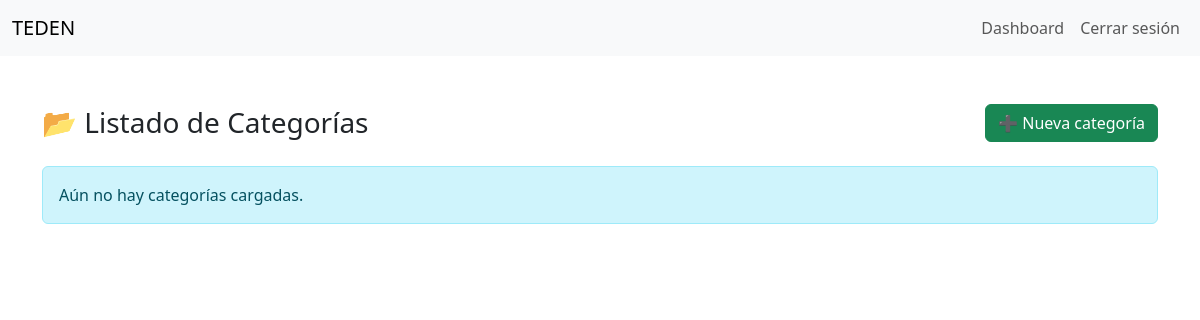
The app's page /products/categories/ (signed in), older data.
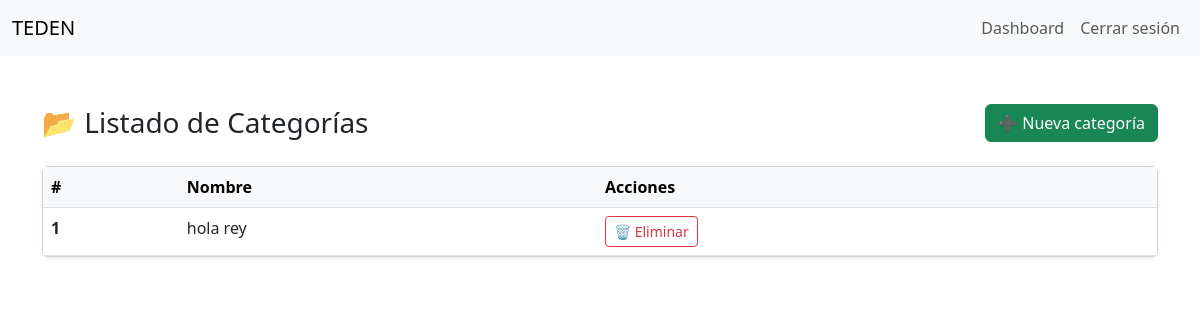
The same page, newer data.
### products/models.py (models this page shows, shortened)
class Category(models.Model):
    name = models.CharField(max_length=100, unique=True)

### products/views.py (the view)
# urls.py: path('categories/', views.category_list, name='category_list'),
@login_required
def category_list(request):
    if request.user.role != 'seller':
        return redirect('dashboard')
    categories = Category.objects.all()
    return render(request, 'products/category_list.html', {'categories': categories})

### products/templates/products/category_list.html (shortened to what this page needs)
{% extends 'users/base.html' %}
{% block content %}
<div class="container mt-5">
  <div class="d-flex justify-content-between align-items-center mb-4">
    <h3 class="mb-0">📂 Listado de Categorías</h3>
    <a href="{% url 'add_category' %}" class="btn btn-success">➕ Nueva categoría</a>
  </div>
  {% if categories %}
  <div class="card shadow-sm rounded">
    <div class="table-responsive">
      <table class="table table-hover mb-0">
        <thead class="table-light">
          <tr>
            <th scope="col">#</th>
            <th scope="col">Nombre</th>
            <th scope="col">Acciones</th>
          </tr>
        </thead>
        <tbody>
          {% for c in categories %}
          <tr>
            <th scope="row">{{ forloop.counter }}</th>
            <td>{{ c.name }}</td>
            <td>
              <a href="{% url 'delete_category' c.id %}" class="btn btn-sm btn-outline-danger">
                🗑️ Eliminar
              </a>
            </td>
          </tr>
          {% endfor %}
        </tbody>
      </table>
    </div>
  </div>
  {% else %}
  <div class="alert alert-info mt-3">
    Aún no hay categorías cargadas.
  </div>
  {% endif %}
</div>
{% endblock %}

### users/templates/users/base.html (shortened to what this page needs)
<!doctype html>
<html lang="es">
  <head>
    <link href="https://cdn.jsdelivr.net/npm/bootstrap@5.3.0/dist/css/bootstrap.min.css" rel="stylesheet">
  </head>
  <body>
    <nav class="navbar navbar-expand-lg navbar-light bg-light">
  <div class="container-fluid">
    <a class="navbar-brand" href="{% url 'home' %}">TEDEN</a>
    <div class="collapse navbar-collapse">
      <ul class="navbar-nav ms-auto">
        {% if user.is_authenticated %}
          <li class="nav-item">
            <a class="nav-link" href="{% url 'dashboard' %}">Dashboard</a>
          </li>
          <li class="nav-item">
            <form method="post" action="{% url 'logout' %}">
            <button type="submit" class="nav-link btn btn-link" style="border: none; background: none;">Cerrar sesión</button>
            </form>
          </li>
        {% endif %}
      </ul>
    </div>
  </div>
</nav>
{% block content %}{% endblock %}
  </body>
</html>

Row changes from the older to the newer data that the page shows:
added Category: name "hola rey"
Text that changed along with them:
text no longer shown: "Aún no hay categorías cargadas."
text now shown: "# Nombre Acciones"
